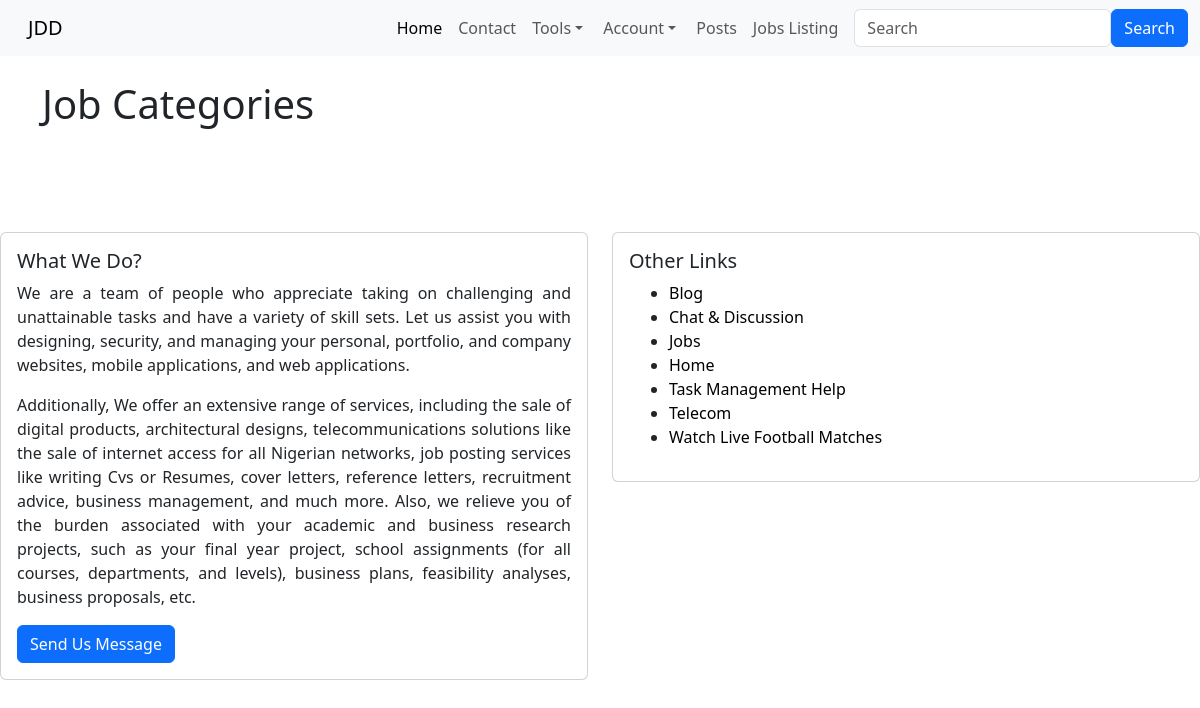
Before: /job/view_job_category/ with the older database file.
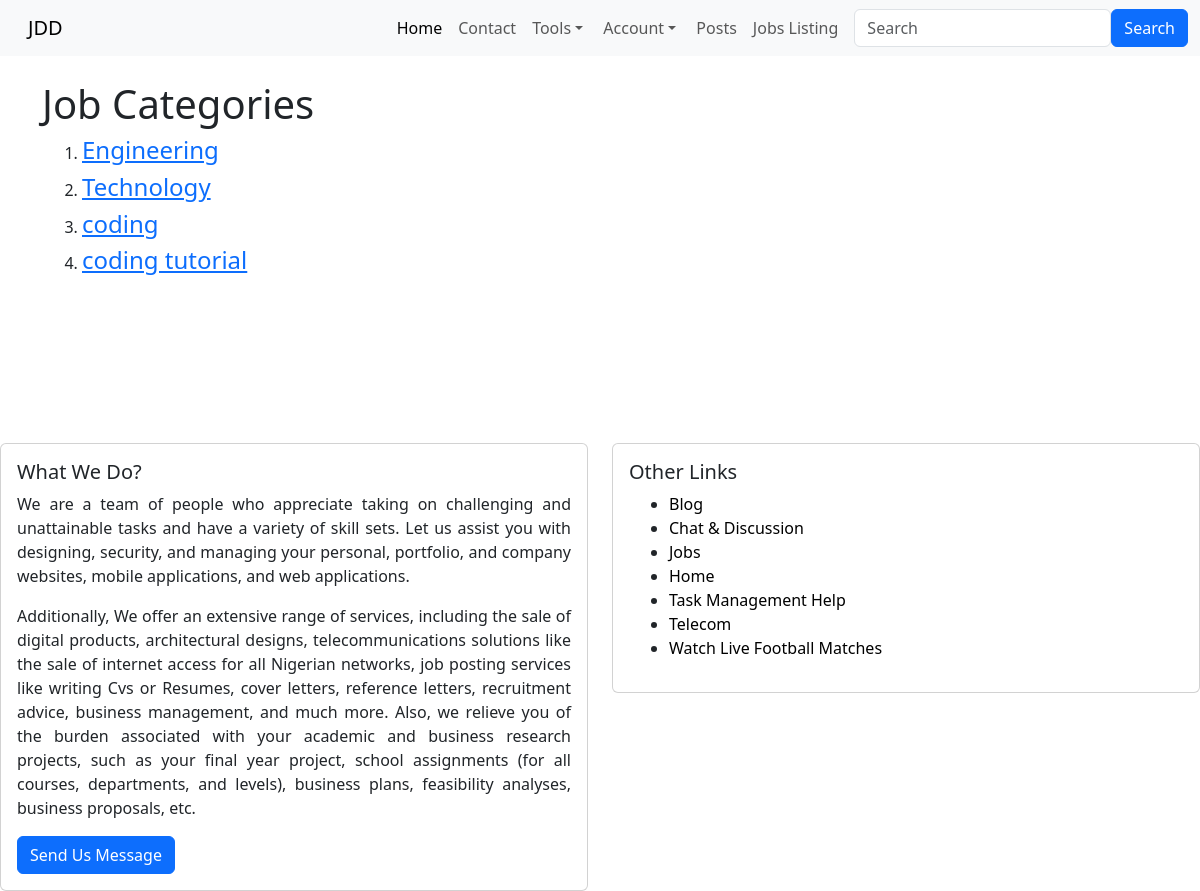
After: the same page with the newer database file.
### job/models.py (models this page shows, shortened)
class JobCategory(models.Model):
    name = models.CharField(max_length= 150, unique=True)
    class Meta:
        verbose_name_plural = 'Job Category'
    def __str__(self):
        return self.name

### job/views.py (the view)
# urls.py: path('view_job_category/', views.ListJobCategory, name='view_job_category'),
def ListJobCategory(request):
    category_list = models.JobCategory.objects.all()
    return render(request, 'jobs/job_category_list.html', {
            'category_list': category_list
    })

### job/templates/jobs/job_category_list.html (shortened to what this page needs)
{% extends 'home/base.html' %}
{% block body %}
<h1>Job Categories</h1>
    {% if category_list %}
        <ol>
            {% for item in category_list %}
            <li>
                <h4><a href="{% url 'jobs:job_category_list' item %}">  {{item}} </a></h4>
            </li>
{% endfor %} <br><br>
    </ol>
    {% endif %}
{% endblock %}

Changed rows visible on the page:
added JobCategory: name "Engineering"
added JobCategory: name "Technology"
added JobCategory: name "coding"
added JobCategory: name "coding tutorial"
